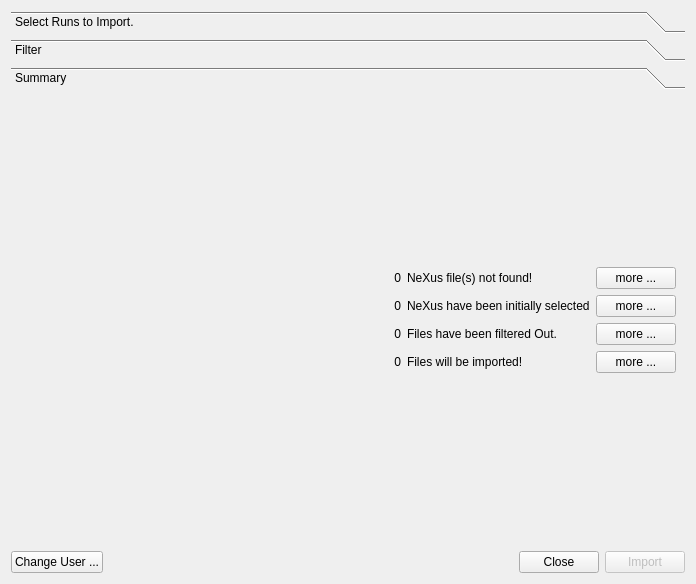
<?xml version="1.0" encoding="UTF-8"?>
<ui version="4.0">
 <class>Dialog</class>
 <widget class="QDialog" name="Dialog">
  <property name="geometry">
   <rect>
    <x>0</x>
    <y>0</y>
    <width>696</width>
    <height>584</height>
   </rect>
  </property>
  <property name="windowTitle">
   <string>Dialog</string>
  </property>
  <layout class="QVBoxLayout" name="verticalLayout_3">
   <item>
    <widget class="QToolBox" name="toolBox">
     <property name="currentIndex">
      <number>2</number>
     </property>
     <widget class="QWidget" name="page">
      <property name="geometry">
       <rect>
        <x>0</x>
        <y>0</y>
        <width>678</width>
        <height>440</height>
       </rect>
      </property>
      <attribute name="label">
       <string>Select Runs to Import.</string>
      </attribute>
      <layout class="QVBoxLayout" name="verticalLayout">
       <item>
        <layout class="QHBoxLayout" name="horizontalLayout_2">
         <item>
          <widget class="QRadioButton" name="ipts_radio_button">
           <property name="text">
            <string>Select IPTS</string>
           </property>
           <property name="checked">
            <bool>true</bool>
           </property>
          </widget>
         </item>
         <item>
          <widget class="QComboBox" name="ipts_combobox">
           <property name="minimumSize">
            <size>
             <width>150</width>
             <height>0</height>
            </size>
           </property>
           <property name="maximumSize">
            <size>
             <width>150</width>
             <height>16777215</height>
            </size>
           </property>
          </widget>
         </item>
         <item>
          <spacer name="horizontalSpacer_5">
           <property name="orientation">
            <enum>Qt::Horizontal</enum>
           </property>
           <property name="sizeHint" stdset="0">
            <size>
             <width>40</width>
             <height>20</height>
            </size>
           </property>
          </spacer>
         </item>
         <item>
          <widget class="QLabel" name="ipts_label">
           <property name="text">
            <string>or</string>
           </property>
           <property name="alignment">
            <set>Qt::AlignCenter</set>
           </property>
          </widget>
         </item>
         <item>
          <spacer name="horizontalSpacer_4">
           <property name="orientation">
            <enum>Qt::Horizontal</enum>
           </property>
           <property name="sizeHint" stdset="0">
            <size>
             <width>40</width>
             <height>20</height>
            </size>
           </property>
          </spacer>
         </item>
         <item>
          <widget class="QLabel" name="error_message">
           <property name="text">
            <string>IPTS # Does Not Exist !</string>
           </property>
           <property name="alignment">
            <set>Qt::AlignCenter</set>
           </property>
          </widget>
         </item>
         <item>
          <widget class="QLabel" name="label_3">
           <property name="text">
            <string>IPTS-</string>
           </property>
           <property name="alignment">
            <set>Qt::AlignRight|Qt::AlignTrailing|Qt::AlignVCenter</set>
           </property>
          </widget>
         </item>
         <item>
          <widget class="QLineEdit" name="ipts_lineedit">
           <property name="minimumSize">
            <size>
             <width>100</width>
             <height>0</height>
            </size>
           </property>
           <property name="maximumSize">
            <size>
             <width>100</width>
             <height>16777215</height>
            </size>
           </property>
          </widget>
         </item>
         <item>
          <widget class="QPushButton" name="clear_ipts">
           <property name="minimumSize">
            <size>
             <width>25</width>
             <height>20</height>
            </size>
           </property>
           <property name="maximumSize">
            <size>
             <width>25</width>
             <height>16777215</height>
            </size>
           </property>
           <property name="text">
            <string/>
           </property>
          </widget>
         </item>
        </layout>
       </item>
       <item>
        <layout class="QHBoxLayout" name="horizontalLayout">
         <item>
          <widget class="QRadioButton" name="run_radio_button">
           <property name="text">
            <string>Run(s) #</string>
           </property>
          </widget>
         </item>
         <item>
          <widget class="QLineEdit" name="run_number_lineedit"/>
         </item>
         <item>
          <widget class="QPushButton" name="clear_run">
           <property name="minimumSize">
            <size>
             <width>25</width>
             <height>20</height>
            </size>
           </property>
           <property name="maximumSize">
            <size>
             <width>25</width>
             <height>16777215</height>
            </size>
           </property>
           <property name="text">
            <string/>
           </property>
          </widget>
         </item>
         <item>
          <widget class="QLabel" name="run_number_label">
           <property name="text">
            <string>1,3-5,10</string>
           </property>
          </widget>
         </item>
        </layout>
       </item>
       <item>
        <spacer name="verticalSpacer_3">
         <property name="orientation">
          <enum>Qt::Vertical</enum>
         </property>
         <property name="sizeHint" stdset="0">
          <size>
           <width>20</width>
           <height>353</height>
          </size>
         </property>
        </spacer>
       </item>
      </layout>
     </widget>
     <widget class="QWidget" name="page_2">
      <property name="geometry">
       <rect>
        <x>0</x>
        <y>0</y>
        <width>678</width>
        <height>440</height>
       </rect>
      </property>
      <attribute name="label">
       <string>Filter</string>
      </attribute>
      <layout class="QVBoxLayout" name="verticalLayout_2">
       <item>
        <widget class="QTableWidget" name="tableWidget">
         <property name="enabled">
          <bool>false</bool>
         </property>
         <property name="palette">
          <palette>
           <active>
            <colorrole role="Highlight">
             <brush brushstyle="SolidPattern">
              <color alpha="255">
               <red>138</red>
               <green>226</green>
               <blue>52</blue>
              </color>
             </brush>
            </colorrole>
            <colorrole role="Link">
             <brush brushstyle="SolidPattern">
              <color alpha="255">
               <red>138</red>
               <green>226</green>
               <blue>52</blue>
              </color>
             </brush>
            </colorrole>
           </active>
           <inactive>
            <colorrole role="Highlight">
             <brush brushstyle="SolidPattern">
              <color alpha="255">
               <red>138</red>
               <green>226</green>
               <blue>52</blue>
              </color>
             </brush>
            </colorrole>
            <colorrole role="Link">
             <brush brushstyle="SolidPattern">
              <color alpha="255">
               <red>138</red>
               <green>226</green>
               <blue>52</blue>
              </color>
             </brush>
            </colorrole>
           </inactive>
           <disabled>
            <colorrole role="Highlight">
             <brush brushstyle="SolidPattern">
              <color alpha="255">
               <red>145</red>
               <green>141</green>
               <blue>126</blue>
              </color>
             </brush>
            </colorrole>
            <colorrole role="Link">
             <brush brushstyle="SolidPattern">
              <color alpha="255">
               <red>138</red>
               <green>226</green>
               <blue>52</blue>
              </color>
             </brush>
            </colorrole>
           </disabled>
          </palette>
         </property>
         <property name="alternatingRowColors">
          <bool>true</bool>
         </property>
         <property name="selectionMode">
          <enum>QAbstractItemView::SingleSelection</enum>
         </property>
         <property name="selectionBehavior">
          <enum>QAbstractItemView::SelectRows</enum>
         </property>
         <attribute name="horizontalHeaderVisible">
          <bool>false</bool>
         </attribute>
         <attribute name="horizontalHeaderHighlightSections">
          <bool>true</bool>
         </attribute>
         <attribute name="horizontalHeaderStretchLastSection">
          <bool>true</bool>
         </attribute>
         <attribute name="verticalHeaderVisible">
          <bool>false</bool>
         </attribute>
         <attribute name="verticalHeaderStretchLastSection">
          <bool>false</bool>
         </attribute>
         <column>
          <property name="text">
           <string>New Column</string>
          </property>
         </column>
         <column>
          <property name="text">
           <string>New Column</string>
          </property>
         </column>
         <column>
          <property name="text">
           <string>New Column</string>
          </property>
         </column>
         <column>
          <property name="text">
           <string>New Column</string>
          </property>
         </column>
        </widget>
       </item>
       <item>
        <layout class="QHBoxLayout" name="horizontalLayout_4">
         <item>
          <widget class="QPushButton" name="remove_criteria_button">
           <property name="enabled">
            <bool>false</bool>
           </property>
           <property name="maximumSize">
            <size>
             <width>30</width>
             <height>30</height>
            </size>
           </property>
           <property name="text">
            <string>-</string>
           </property>
          </widget>
         </item>
         <item>
          <spacer name="horizontalSpacer_3">
           <property name="orientation">
            <enum>Qt::Horizontal</enum>
           </property>
           <property name="sizeHint" stdset="0">
            <size>
             <width>40</width>
             <height>20</height>
            </size>
           </property>
          </spacer>
         </item>
         <item>
          <widget class="QPushButton" name="add_criteria_button">
           <property name="enabled">
            <bool>false</bool>
           </property>
           <property name="maximumSize">
            <size>
             <width>30</width>
             <height>30</height>
            </size>
           </property>
           <property name="text">
            <string>+</string>
           </property>
          </widget>
         </item>
        </layout>
       </item>
      </layout>
     </widget>
     <widget class="QWidget" name="page_3">
      <attribute name="label">
       <string>Summary</string>
      </attribute>
      <layout class="QVBoxLayout" name="verticalLayout_4">
       <item>
        <spacer name="verticalSpacer_4">
         <property name="orientation">
          <enum>Qt::Vertical</enum>
         </property>
         <property name="sizeHint" stdset="0">
          <size>
           <width>20</width>
           <height>40</height>
          </size>
         </property>
        </spacer>
       </item>
       <item>
        <layout class="QGridLayout" name="gridLayout">
         <item row="0" column="0">
          <spacer name="horizontalSpacer_8">
           <property name="orientation">
            <enum>Qt::Horizontal</enum>
           </property>
           <property name="sizeHint" stdset="0">
            <size>
             <width>40</width>
             <height>20</height>
            </size>
           </property>
          </spacer>
         </item>
         <item row="0" column="1">
          <widget class="QLabel" name="number_of_files_not_found">
           <property name="text">
            <string>0</string>
           </property>
           <property name="alignment">
            <set>Qt::AlignRight|Qt::AlignTrailing|Qt::AlignVCenter</set>
           </property>
          </widget>
         </item>
         <item row="0" column="2">
          <widget class="QLabel" name="number_of_files_to_import_label_3">
           <property name="text">
            <string>NeXus file(s) not found!</string>
           </property>
          </widget>
         </item>
         <item row="0" column="3">
          <widget class="QPushButton" name="file_not_found_more">
           <property name="text">
            <string>more ...</string>
           </property>
          </widget>
         </item>
         <item row="1" column="0">
          <spacer name="horizontalSpacer_7">
           <property name="orientation">
            <enum>Qt::Horizontal</enum>
           </property>
           <property name="sizeHint" stdset="0">
            <size>
             <width>40</width>
             <height>20</height>
            </size>
           </property>
          </spacer>
         </item>
         <item row="1" column="1">
          <widget class="QLabel" name="number_of_files_initially_selected">
           <property name="text">
            <string>0</string>
           </property>
           <property name="alignment">
            <set>Qt::AlignRight|Qt::AlignTrailing|Qt::AlignVCenter</set>
           </property>
          </widget>
         </item>
         <item row="1" column="2">
          <widget class="QLabel" name="number_of_files_to_import_label_2">
           <property name="text">
            <string>NeXus have been initially selected</string>
           </property>
          </widget>
         </item>
         <item row="1" column="3">
          <widget class="QPushButton" name="file_initially_selected_more">
           <property name="text">
            <string>more ...</string>
           </property>
          </widget>
         </item>
         <item row="2" column="0">
          <spacer name="horizontalSpacer_2">
           <property name="orientation">
            <enum>Qt::Horizontal</enum>
           </property>
           <property name="sizeHint" stdset="0">
            <size>
             <width>40</width>
             <height>20</height>
            </size>
           </property>
          </spacer>
         </item>
         <item row="2" column="1">
          <widget class="QLabel" name="number_of_files_filtered_out">
           <property name="text">
            <string>0</string>
           </property>
           <property name="alignment">
            <set>Qt::AlignRight|Qt::AlignTrailing|Qt::AlignVCenter</set>
           </property>
          </widget>
         </item>
         <item row="2" column="2">
          <widget class="QLabel" name="number_of_files_filtered_out_label">
           <property name="text">
            <string>Files have been filtered Out.</string>
           </property>
          </widget>
         </item>
         <item row="2" column="3">
          <widget class="QPushButton" name="files_filtered_out_more">
           <property name="text">
            <string>more ...</string>
           </property>
          </widget>
         </item>
         <item row="3" column="0">
          <spacer name="horizontalSpacer_6">
           <property name="orientation">
            <enum>Qt::Horizontal</enum>
           </property>
           <property name="sizeHint" stdset="0">
            <size>
             <width>40</width>
             <height>20</height>
            </size>
           </property>
          </spacer>
         </item>
         <item row="3" column="1">
          <widget class="QLabel" name="number_of_files_to_import">
           <property name="text">
            <string>0</string>
           </property>
           <property name="alignment">
            <set>Qt::AlignRight|Qt::AlignTrailing|Qt::AlignVCenter</set>
           </property>
          </widget>
         </item>
         <item row="3" column="2">
          <widget class="QLabel" name="number_of_files_to_import_label">
           <property name="text">
            <string>Files will be imported!</string>
           </property>
          </widget>
         </item>
         <item row="3" column="3">
          <widget class="QPushButton" name="files_imported_more">
           <property name="text">
            <string>more ...</string>
           </property>
          </widget>
         </item>
        </layout>
       </item>
       <item>
        <spacer name="verticalSpacer">
         <property name="orientation">
          <enum>Qt::Vertical</enum>
         </property>
         <property name="sizeHint" stdset="0">
          <size>
           <width>20</width>
           <height>142</height>
          </size>
         </property>
        </spacer>
       </item>
      </layout>
     </widget>
    </widget>
   </item>
   <item>
    <layout class="QHBoxLayout" name="horizontalLayout_3">
     <item>
      <widget class="QPushButton" name="pushButton">
       <property name="text">
        <string>Change User ...</string>
       </property>
      </widget>
     </item>
     <item>
      <spacer name="horizontalSpacer">
       <property name="orientation">
        <enum>Qt::Horizontal</enum>
       </property>
       <property name="sizeHint" stdset="0">
        <size>
         <width>40</width>
         <height>20</height>
        </size>
       </property>
      </spacer>
     </item>
     <item>
      <widget class="QPushButton" name="cancel_button">
       <property name="text">
        <string>Close</string>
       </property>
      </widget>
     </item>
     <item>
      <widget class="QPushButton" name="import_button">
       <property name="enabled">
        <bool>false</bool>
       </property>
       <property name="text">
        <string>Import</string>
       </property>
      </widget>
     </item>
    </layout>
   </item>
  </layout>
 </widget>
 <tabstops>
  <tabstop>import_button</tabstop>
  <tabstop>ipts_combobox</tabstop>
  <tabstop>ipts_lineedit</tabstop>
  <tabstop>run_number_lineedit</tabstop>
  <tabstop>cancel_button</tabstop>
  <tabstop>pushButton</tabstop>
  <tabstop>run_radio_button</tabstop>
  <tabstop>ipts_radio_button</tabstop>
 </tabstops>
 <resources/>
 <connections>
  <connection>
   <sender>cancel_button</sender>
   <signal>clicked()</signal>
   <receiver>Dialog</receiver>
   <slot>cancel_button_clicked()</slot>
   <hints>
    <hint type="sourcelabel">
     <x>599</x>
     <y>573</y>
    </hint>
    <hint type="destinationlabel">
     <x>80</x>
     <y>106</y>
    </hint>
   </hints>
  </connection>
  <connection>
   <sender>import_button</sender>
   <signal>clicked()</signal>
   <receiver>Dialog</receiver>
   <slot>import_button_clicked()</slot>
   <hints>
    <hint type="sourcelabel">
     <x>685</x>
     <y>573</y>
    </hint>
    <hint type="destinationlabel">
     <x>452</x>
     <y>99</y>
    </hint>
   </hints>
  </connection>
  <connection>
   <sender>ipts_radio_button</sender>
   <signal>clicked()</signal>
   <receiver>Dialog</receiver>
   <slot>radio_button_changed()</slot>
   <hints>
    <hint type="sourcelabel">
     <x>62</x>
     <y>73</y>
    </hint>
    <hint type="destinationlabel">
     <x>33</x>
     <y>85</y>
    </hint>
   </hints>
  </connection>
  <connection>
   <sender>run_radio_button</sender>
   <signal>clicked()</signal>
   <receiver>Dialog</receiver>
   <slot>radio_button_changed()</slot>
   <hints>
    <hint type="sourcelabel">
     <x>83</x>
     <y>106</y>
    </hint>
    <hint type="destinationlabel">
     <x>60</x>
     <y>75</y>
    </hint>
   </hints>
  </connection>
  <connection>
   <sender>ipts_combobox</sender>
   <signal>currentIndexChanged(QString)</signal>
   <receiver>Dialog</receiver>
   <slot>ipts_selection_changed()</slot>
   <hints>
    <hint type="sourcelabel">
     <x>277</x>
     <y>74</y>
    </hint>
    <hint type="destinationlabel">
     <x>289</x>
     <y>21</y>
    </hint>
   </hints>
  </connection>
  <connection>
   <sender>run_number_lineedit</sender>
   <signal>returnPressed()</signal>
   <receiver>Dialog</receiver>
   <slot>run_number_return_pressed()</slot>
   <hints>
    <hint type="sourcelabel">
     <x>462</x>
     <y>107</y>
    </hint>
    <hint type="destinationlabel">
     <x>307</x>
     <y>89</y>
    </hint>
   </hints>
  </connection>
  <connection>
   <sender>pushButton</sender>
   <signal>clicked()</signal>
   <receiver>Dialog</receiver>
   <slot>change_user_clicked()</slot>
   <hints>
    <hint type="sourcelabel">
     <x>125</x>
     <y>573</y>
    </hint>
    <hint type="destinationlabel">
     <x>452</x>
     <y>71</y>
    </hint>
   </hints>
  </connection>
  <connection>
   <sender>ipts_lineedit</sender>
   <signal>textChanged(QString)</signal>
   <receiver>Dialog</receiver>
   <slot>ipts_text_changed()</slot>
   <hints>
    <hint type="sourcelabel">
     <x>645</x>
     <y>74</y>
    </hint>
    <hint type="destinationlabel">
     <x>358</x>
     <y>134</y>
    </hint>
   </hints>
  </connection>
  <connection>
   <sender>clear_ipts</sender>
   <signal>clicked()</signal>
   <receiver>Dialog</receiver>
   <slot>clear_ipts()</slot>
   <hints>
    <hint type="sourcelabel">
     <x>676</x>
     <y>74</y>
    </hint>
    <hint type="destinationlabel">
     <x>421</x>
     <y>92</y>
    </hint>
   </hints>
  </connection>
  <connection>
   <sender>clear_run</sender>
   <signal>clicked()</signal>
   <receiver>Dialog</receiver>
   <slot>clear_run()</slot>
   <hints>
    <hint type="sourcelabel">
     <x>611</x>
     <y>107</y>
    </hint>
    <hint type="destinationlabel">
     <x>390</x>
     <y>132</y>
    </hint>
   </hints>
  </connection>
  <connection>
   <sender>remove_criteria_button</sender>
   <signal>clicked()</signal>
   <receiver>Dialog</receiver>
   <slot>remove_criteria_clicked()</slot>
   <hints>
    <hint type="sourcelabel">
     <x>45</x>
     <y>326</y>
    </hint>
    <hint type="destinationlabel">
     <x>85</x>
     <y>344</y>
    </hint>
   </hints>
  </connection>
  <connection>
   <sender>add_criteria_button</sender>
   <signal>clicked()</signal>
   <receiver>Dialog</receiver>
   <slot>add_criteria_clicked()</slot>
   <hints>
    <hint type="sourcelabel">
     <x>676</x>
     <y>326</y>
    </hint>
    <hint type="destinationlabel">
     <x>453</x>
     <y>341</y>
    </hint>
   </hints>
  </connection>
  <connection>
   <sender>run_number_lineedit</sender>
   <signal>textChanged(QString)</signal>
   <receiver>Dialog</receiver>
   <slot>run_number_text_changed()</slot>
   <hints>
    <hint type="sourcelabel">
     <x>404</x>
     <y>107</y>
    </hint>
    <hint type="destinationlabel">
     <x>188</x>
     <y>136</y>
    </hint>
   </hints>
  </connection>
  <connection>
   <sender>toolBox</sender>
   <signal>currentChanged(int)</signal>
   <receiver>Dialog</receiver>
   <slot>toolbox_changed()</slot>
   <hints>
    <hint type="sourcelabel">
     <x>127</x>
     <y>23</y>
    </hint>
    <hint type="destinationlabel">
     <x>4</x>
     <y>36</y>
    </hint>
   </hints>
  </connection>
 </connections>
 <slots>
  <slot>cancel_button_clicked()</slot>
  <slot>import_button_clicked()</slot>
  <slot>radio_button_changed()</slot>
  <slot>ipts_selection_changed()</slot>
  <slot>run_number_return_pressed()</slot>
  <slot>change_user_clicked()</slot>
  <slot>ipts_text_changed()</slot>
  <slot>clear_ipts()</slot>
  <slot>clear_run()</slot>
  <slot>remove_criteria_clicked()</slot>
  <slot>add_criteria_clicked()</slot>
  <slot>run_number_text_changed()</slot>
  <slot>preloading_clicked()</slot>
  <slot>clear_preloading_clicked()</slot>
  <slot>toolbox_changed()</slot>
 </slots>
</ui>
